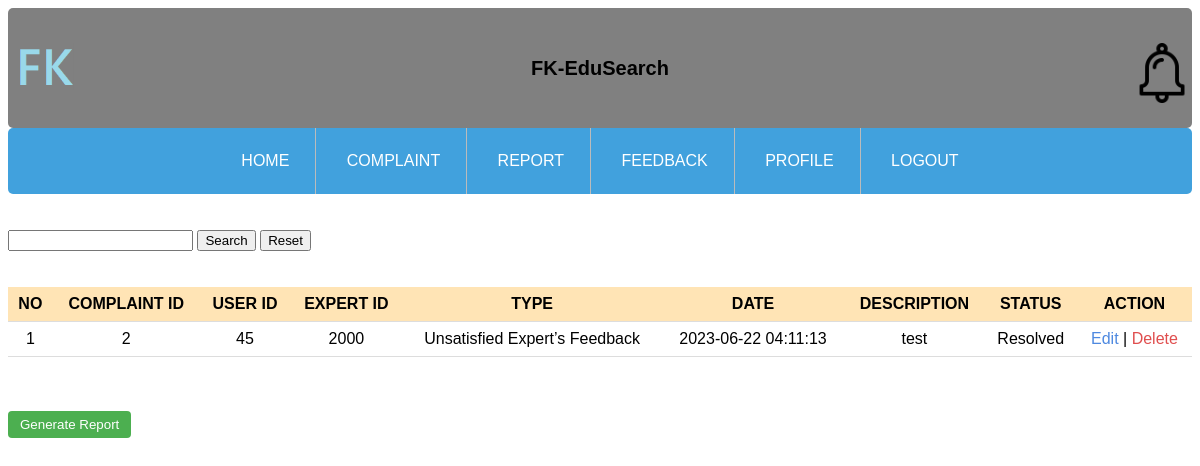
The app's page /Edusearch-AskAce/adminC.php with its own data.
### tables this page shows
CREATE TABLE `complaints` (
  `ComplaintID` int(4) NOT NULL,
  `UserID` int(4) NOT NULL,
  `ExpertID` int(4) NOT NULL,
  `ComplaintType` varchar(100) NOT NULL,
  `Description` text NOT NULL,
  `Timestamp` timestamp NOT NULL DEFAULT current_timestamp() ON UPDATE current_timestamp(),
  `Status` varchar(20) NOT NULL
);

CREATE TABLE `users` (
  `UserID` int(4) NOT NULL,
  `Username` varchar(50) DEFAULT NULL,
  `Email` varchar(100) DEFAULT NULL,
  `Password` varchar(100) DEFAULT NULL,
  `Phone` varchar(13) NOT NULL,
  `Research` varchar(100) NOT NULL,
  `AcademicStatus` varchar(100) NOT NULL
);

CREATE TABLE `expert` (
  `ExpertID` int(4) NOT NULL,
  `ExpertName` varchar(200) NOT NULL,
  `ExpertEmail` varchar(200) NOT NULL,
  `ContactInfo` varchar(20) NOT NULL,
  `ExpertProfilePic` varchar(200) NOT NULL,
  `ExpertPassword` varchar(300) NOT NULL
);

### Edusearch-AskAce/adminC.php (the view, shortened to what this page needs)
<?php
require_once("dbase.php");
if (isset($_POST["search"])) {
    $searchTerm = $_POST["search"];
    $query = mysqli_query($conn, "SELECT complaints.ComplaintID, users.UserID, expert.ExpertID, complaints.ComplaintType, complaints.Description, complaints.Status, complaints.Timestamp
FROM complaints
INNER JOIN users ON complaints.UserID = users.UserID
INNER JOIN expert ON complaints.ExpertID = expert.ExpertID
WHERE complaints.ComplaintID LIKE '%$searchTerm%' OR expert.ExpertID LIKE '%$searchTerm%' OR users.UserID LIKE '%$searchTerm%' OR complaints.ComplaintType LIKE '%$searchTerm%' OR complaints.Description LIKE '%$searchTerm%' OR complaints.Status LIKE '%$searchTerm%' OR complaints.Timestamp LIKE '%$searchTerm%'
ORDER BY complaints.ComplaintID");
} else {
    $query = mysqli_query($conn, "SELECT complaints.ComplaintID, users.UserID, expert.ExpertID, complaints.ComplaintType, complaints.Description, complaints.Status, complaints.Timestamp
FROM complaints
INNER JOIN users ON complaints.UserID = users.UserID
INNER JOIN expert ON complaints.ExpertID = expert.ExpertID
ORDER BY complaints.ComplaintID");
}
?>
<!DOCTYPE html>
<html>
<head>
    <link rel="stylesheet" type="text/css" href="stylecss.css">
</head>
<body>
<header class="header">
    <div class="logo logo-left">
        <img width="60px" src="Image/fklogo.png" alt="Left Logo">
    </div>
    <div class="text">FK-EduSearch</div>
    <div class="logo logo-right">
        <img width="60px" src="Image/notiLogo.png" alt="Right Logo">
    </div>
</header>
<div id="navBar">
    <ul>
        <li><a href="main.php"> HOME </a></li>
        <li><a href=""> COMPLAINT </a></li>
        <li><a href=""> REPORT </a></li>
        <li><a href=""> FEEDBACK </a></li>
        <li><a href="profile.php"> PROFILE </a></li>
        <li><a href=""> LOGOUT </a></li>
    </ul>
</div>
<body>
<div class="container">
    <div id="page">
        <br>
		<br>
        <form action="" method="POST">
            <input type="text" name="search" />
            <input type="submit" value="Search" />
            <input type="button" value="Reset" onclick="window.location.href='admin.php'" />
        </form>
	<br>
	<br>
        <table>
            <tr>
                <th>NO</th>
                <th>COMPLAINT ID</th>
                <th>USER ID</th>
                <th>EXPERT ID</th>
                <th>TYPE</th>
                <th>DATE</th>
                <th>DESCRIPTION</th>
                <th>STATUS</th>
                <th>ACTION</th>
            </tr>
            <?php
            $count = 1;
            while ($row = mysqli_fetch_assoc($query)) {
                echo "<tr>";
                echo "<td>" . $count . "</td>";
                echo "<td>" . $row['ComplaintID'] . "</td>";
                echo "<td>" . $row['UserID'] . "</td>";
                echo "<td>" . $row['ExpertID'] . "</td>";
                echo "<td>" . $row['ComplaintType'] . "</td>";
                echo "<td>" . $row['Timestamp'] . "</td>";
                echo "<td>" . $row['Description'] . "</td>";
                echo "<td>" . $row['Status'] . "</td>";
                echo "<td><a class='edit-link' href='editC.php?ComplaintID=" . $row['ComplaintID'] . "'>Edit</a> | <a class='delete-link' href='javascript:void(0);' onclick='deleteComplaint(" . $row['ComplaintID'] . ")'>Delete</a></td>";
                echo "</tr>";
                $count++;
            }
            ?>
        </table>
    </div>
    <br>
</div>
<br>
<br>
<a href="adminReport.php">
    <button type="button" class="button"> Generate Report </button> <br><br>
</a>
</body>
</html>

### Edusearch-AskAce/stylecss.css (style rules this page uses)
.header { display: flex; border-radius: 5px; justify-content: space-between; align-items: center; padding: 10px; height: 100px; background-color: rgb(128, 128, 128); font-family: Arial, Helvetica, sans-serif; }
body { font-family: Arial, Helvetica, sans-serif; background-image: url("Image/bg.jpg"); }
.logo { width: 50px; height: 50px; }
.logo-left { margin-right: 10px; }
.logo-right { margin-left: 10px; }
.text { font-size: 20px; font-weight: bold; }
#navBar li { padding: 10px; display: inline-block; }
#navBar { text-align: center; }
#navBar a { text-decoration: none; color: #34495E; }
#navBar ul { list-style-type: inherit; margin: 0; padding: 0; overflow: hidden; background-color: #41a1dd; border-radius: 5px; }
#navBar li { float: none; position: relative; border-right: 1px solid #bbb; }
#navBar li:last-child { border-right: none; }
#navBar li a { display: block; color: white; text-align: center; padding: 14px 16px; text-decoration: none; }

### Edusearch-AskAce/adminC.php (style rules this page uses)
table { width: 100%; border-collapse: collapse; }
table th, table td { padding: 8px; text-align: center; border-bottom: 1px solid #ddd; }
table th { background-color: #FFE4B5; }
.button { background-color: #4CAF50; color: white; padding: 6px 12px; border: none; border-radius: 4px; cursor: pointer; }
.edit-link { color: #4e89e0; text-decoration: none; }
.delete-link { color: #e04e4e; text-decoration: none; }

### records on screen
complaints: ComplaintID "2", UserID.UserID "45", ExpertID.ExpertID "2000", ComplaintType "Unsatisfied Expert’s Feedback", Timestamp "2023-06-22 04:11:13", Description "test", Status "Resolved"
